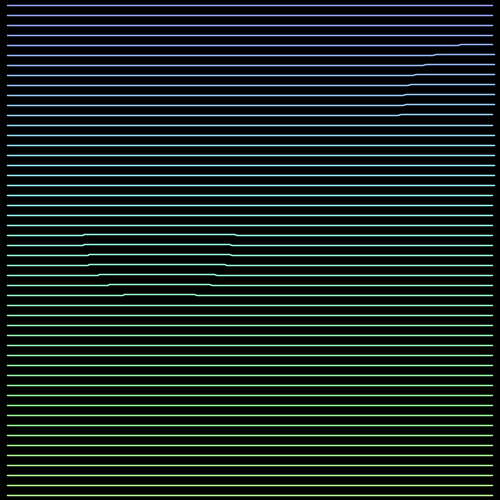
Frame 1 (no input)
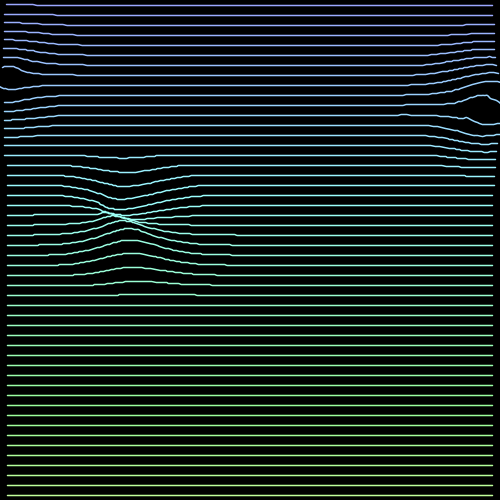
Frame 60 (the mouse pressed at the canvas centre just before this capture)
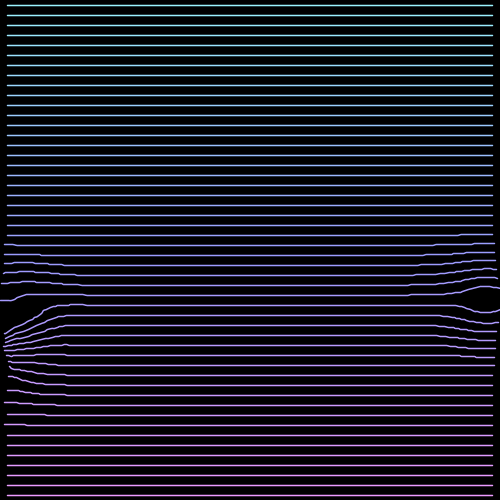
Frame 120 (the mouse held since frame 60 and released just before this capture)

The Processing sketch that drew these frames (run headless with seeded random() and noise(); from frame 60 on, the mouse is pressed at the canvas centre):

// Processing sketch: sketch_170216n
// ── sketch_170216n.pde
int nLines = 50;
Line[] l;
Particle[] attractors;


/*=======================*/


void setup() {
  size(500, 500);
  
  colorMode(HSB); 
  strokeWeight(1.5);
  noFill();
  
  initialize();
}


/*=======================*/


void draw() {
  background(0);
  
  // move attractors
  attractors[0].update();  
  attractors[1].update();
  
  // interact lines with attractors
  float radius = 75*cos(frameCount/150.);
  for(int i = 0; i < l.length; i++) {
    l[i].interact(radius, attractors[0].pos.x, attractors[0].pos.y);
    l[i].interact(-radius, attractors[1].pos.x, attractors[1].pos.y);
    l[i].display();  // display lines
  }
}


/*=======================*/

void initialize() {
  // Create Lines
  float c0 = random(255);
  float c1 = random(255);
  l = new Line[nLines];
  for(int i = 0; i < l.length; i++) {
    float col = lerp(c0, c1, float(i)/l.length);
    l[i] = new Line(5 + 10*i, col);
  }
  
  // Create Attractors
  attractors = new Particle[2];
  for (int i = 0; i < attractors.length; i++) {
    attractors[i] = new Particle(random(width), random(height));
    float angle = random(TWO_PI);
    attractors[i].vel.set(cos(angle), sin(angle), 0);
  }
}


/*=======================*/


void mousePressed() {
  initialize();   
}


/*=======================*/


class Line {
  ArrayList<Particle> p;
  color col;
  int nPoints = 100;
  
  Line(int y, float c) {
    p = new ArrayList<Particle>();
    for (int i = 0; i < nPoints; i++) {
      p.add(new Particle(2+5*i, y));
    }
    
    col = color(c, 100, 255);
  }
  
  /*-------*/
  
  void display() {  // display line
    stroke(col);
    beginShape();
    for (int i = 0; i < p.size(); i++) {
      curveVertex(p.get(i).pos.x, p.get(i).pos.y);
    }
    endShape();
  }
  
  /*-------*/
  
  void interact(float radius, float mx, float my) {  // interact line with attractor
    for (int i = 0; i < p.size(); i++) {
      p.get(i).interact(radius, mx, my);      
    }
    
    //change size of the line when necessary
    for (int i = 0; i < p.size()-1; i++) {
      float d = dist(p.get(i).pos.x, p.get(i).pos.y, p.get(i+1).pos.x, p.get(i+1).pos.y);
      if (d > 5) {  // add a new point when two neighbor points are too far apart
        float x = (p.get(i).pos.x + p.get(i+1).pos.x) / 2;
        float y = (p.get(i).pos.y + p.get(i+1).pos.y) / 2;
        p.add(i+1, new Particle(x, y));
      } else if (d < 1) {  // remove a point when 2 neighbor points are too close
        p.remove(i);
      }
    }   
  }
}


/*=======================*/


class Particle {
  PVector pos, vel, acc;
  
  Particle(float x, float y) {
    pos = new PVector(x, y, 0);
    vel = new PVector(0, 0, 0);
    acc = new PVector(0, 0, 0);
  }
  
  /*-------*/
  
  void interact(float r0, float x, float y) {  // interact points with attractors
    float sign = r0/abs(r0);
    r0 = abs(r0);
    
    float r = dist(pos.x, pos.y, x, y);
    float angle = atan2(pos.y-y, pos.x-x);
    
    if (r <= r0) {
      float radius = 0.5*sign*(r0-r)/r0;
      vel.set(radius*cos(angle), radius*sin(angle));
    } else {
      vel.set(0, 0);
    }
    
    pos.add(vel);
  }
  
  /*-------*/
  
  void update() {  // move attractors
    //change direction sometimes
    if (random(1) > 0.97) {
      float angle = random(-PI, PI);
      acc.set(cos(angle), sin(angle), 0);
      
      float mod = PVector.angleBetween(acc, vel);
      mod = map(mod, 0, PI, 0.1, 0.001);
      acc.mult(mod); 
    }
    
    // update
    vel.add(acc);
    vel.limit(1.5); 
    pos.add(vel);
    
    // check edges
    pos.x = (pos.x + width)%width;
    pos.y = (pos.y + height)%height;
  }
}
